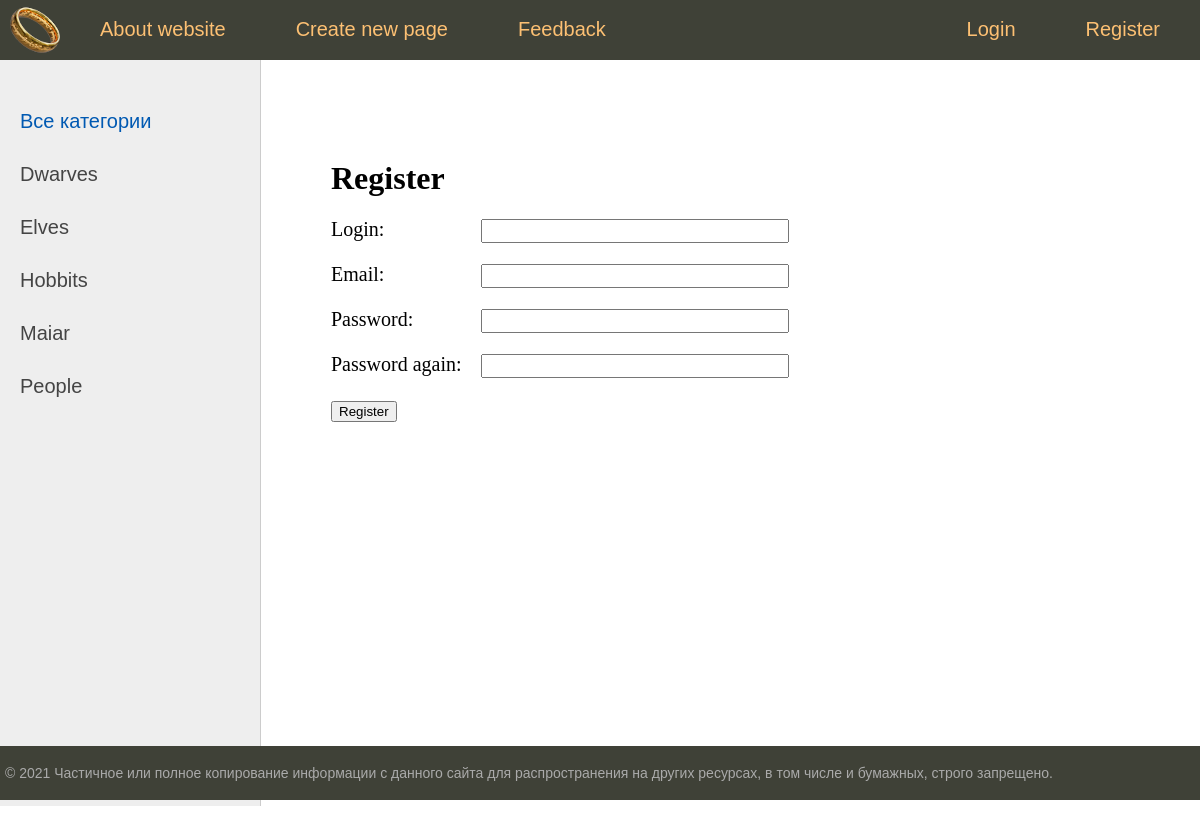
Screenshot of /register with the database file from the repository.
### character/models.py (models this page shows)
class Category(models.Model):
    name = models.CharField(max_length=100, db_index=True)
    slug = models.SlugField(max_length=255, unique=True, db_index=True, verbose_name="URL")
    def __str__(self):
        return self.name
    def get_absolute_url(self):
        return reverse("category", kwargs={"cat_slug": self.slug})
    class Meta:
        verbose_name = 'Категории'
        verbose_name_plural = 'Категории'
        ordering = ('id',)

### character/views.py (the view, shortened to what this page needs)
# urls.py: path('register', RegisterUser.as_view(), name='register'),
class RegisterUser(DataMixin, CreateView):
    form_class = RegisterUserForm
    template_name = 'character/register.html'
    success_url = reverse_lazy('login')
    def get_context_data(self, **kwargs: Any) -> Dict[str, Any]:
        context = super().get_context_data(**kwargs)
        c_def = self.get_user_context(title='Register')
        context.update(c_def)
        return context

### character/forms.py
class RegisterUserForm(UserCreationForm):
    username = forms.CharField(label='Login', widget=forms.TextInput(attrs={'class': 'form-input'}))
    email = forms.EmailField(label='Email', widget=forms.EmailInput(attrs={'class': 'form-input'}))
    password1 = forms.CharField(label='Password', widget=forms.PasswordInput(attrs={'class': 'form-input'}))
    password2 = forms.CharField(label='Password again', widget=forms.PasswordInput(attrs={'class': 'form-input'}))
    class Meta:
        model = User
        fields = ('username', 'email', 'password1', 'password2')

### character/templatetags/character_tags.py (called while the page is built)
@register.simple_tag(name='getcats')
def get_categories(filter=None):
    if not filter:
        return Category.objects.all()
    else:
        return Category.objects.filter(pk=filter)

@register.inclusion_tag('character/menu.html')
def show_menu():
    menu = [{'title': "About website", 'url_name': 'about'},
        {'title': "Create new page", 'url_name': 'add_page'},
        {'title': "Feedback", 'url_name': 'feedback'}
            ]
    menu2 = [
        {'title': "Register", 'url_name': 'register'},
        {'title': "Login", 'url_name': 'login'}
            ]
    return {"menu": menu}

### character/utils.py (called while the page is built)
    def get_user_context(self, **kwargs):
        context = kwargs
        cats = Category.objects.annotate(Count('characters'))
        context['cats'] = cats
        if 'cat_selected' not in context:
            context['cat_selected'] = 0
        return context

### character/templates/character/register.html (shortened to what this page needs)
{% extends 'character/base.html' %}
{% block content %}
<h1>{{title}}</h1>
<form method="post">
    {% for f in form %}
        <p><label class="form-label" for="{{ f.id_for_label }}">{{f.label}}: </label>{{ f }}</p>
    {% endfor %}
    <button type="submit">Register</button>
</form>
{% endblock %}

### character/templates/character/base.html (shortened to what this page needs)
{% load static %}
{% load character_tags %}
<!DOCTYPE html>
<html>
<head>
	<link type="text/css" href="{% static 'character/css/styles.css' %}" rel="stylesheet" />
</head>
<body>
<table class="table-page" border=0 cellpadding="0" cellspacing="0">
<tr><td valign=top>
{% block mainmenu %}
		<div class="header">
			<ul id="mainmenu" class="mainmenu">
			<li class="logo"><a href="{% url 'home' %}"><div class="logo"></div></a></li>
			{% show_menu %}
			{% if request.user.is_authenticated %}
			<li class="last"><a href="{% url 'logout' %}">Logout</a></li>
			<li class="last">{{ user.username }}</a></li>
			{% else %}
			<li class="last"><a href="{% url 'register' %}">Register</a></li>
			<li class="last"><a href="{% url 'login' %}">Login</a></li>
			{% endif %}
			</ul>
		</div>
{% endblock mainmenu %}
<table class="table-content" border=0 cellpadding="0" cellspacing="0">
<tr>
	<td valign="top" class="left-chapters">
	<ul id="leftchapters">
{% if cat_selected == 0 %}
		<li class="selected">Все категории</li>
{% else %}
		<li><a href="{% url 'home' %}">Все категории</a></li>
{% endif %}
{% for c in cats %}
{% if c.characters__count > 0 %}
		{% if c.pk == cat_selected %}
		    <li class="selected">{{c.name}}</li>
		{% else %}
			<li><a href="{{ c.get_absolute_url }}">{{c.name}}</a></li>
		{% endif %}
{% endif %}
{% endfor %}
	</ul>
</td>
<td valign="top" class="content">
	<div class="content-text">
{% block content %}
{% endblock %}
	</div>
</td></tr></table>
</td></tr>
<tr><td valign=top>
	<div id="footer">
		<p>&copy; 2021 Частичное или полное копирование информации с данного сайта для распространения на других ресурсах, в том числе и бумажных, строго запрещено.</p>
	</div>
</td></tr></table>
</body>
</html>

### character/static/character/css/styles.css (style rules this page uses)
html, body { font-family: 'Arial'; margin: 0; padding: 0; height: 100%; width: 100%; color: #444; }
a { color: #0059b2; text-decoration: none; }
.table-page { width: 100%; height: 100%; vertical-align: top; }
.table-page tr { height: 100%; }
.header { background: #3F4137; height: 60px; }
.logo { background: url('../images/logo.png') no-repeat 10px 5px; width: 70px; height: 60px; }
ul.mainmenu { list-style: none; margin: 0; padding: 0; height: 60px; color: #fdc073; font-size: 20px; overflow: hidden; }
ul.mainmenu li { float: left; margin: 18px 40px 0 30px; }
ul.mainmenu li.logo { margin: 0; }
ul.mainmenu li.last { float: right; }
ul.mainmenu li a { color: #fdc073; text-decoration: none; }
.table-content { width: 100%; min-height: 100%; height: 100%; }
.left-chapters { margin: 0; background: #eee; border-right: 1px solid #ccc; min-height: 100%; }
.left-chapters ul { width: 230px; min-height: 100%; margin: 0; padding: 20px 10px 10px 20px; list-style: none; font-size: 20px; }
.left-chapters ul li { margin: 30px 0 0 0; color: #999; }
.left-chapters ul li.selected { color: #0059b2; }
.left-chapters ul li a { color: #444; text-decoration: none; }
.content { padding: 40px 20px 20px 40px; width: 100%; box-sizing: border-box; }
.content-text { margin: 60px 0 0 30px; color: #000; font-size: 20px; font-family: Yandex Sans Display Light; }
.content-text h1 { font-size: 32px; }
#footer { box-sizing: border-box; background: #3F4137; padding: 5px; color: #aaa; font-size: 14px; font-family: Verdana, Geneva, Arial, Helvetica; text-align: left; overflow: hidden; }
.form-input { width: 300px; font-size: 16px; }
.form-label { display: inline-block; min-width: 150px; vertical-align: top; }

### rows the page displays
Category: name "Dwarves"
Category: name "Elves"
Category: name "Hobbits"
Category: name "Maiar"
Category: name "People"

### other values shown
{{ m.title }} "About website" "Create new page" "Feedback"
{{ title }} "Register"
{{ f.label }} "Login" "Email" "Password" "Password again"
